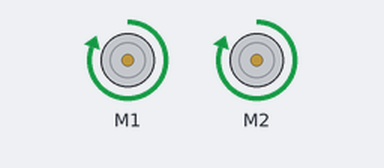
This program was run on a simulated Arduino Mega 2560, built with avr-gcc and run on an emulated ATmega2560. On the bench: 2 × DC motor (green arrow = forward, orange = backward, longer = faster).

Above: at 0.2 s.
Timing chart, 0 to 1.7 s (numbered marks = the images above):
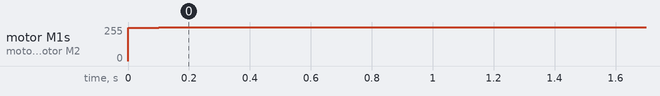

Measured:
- by itself, motor M1, motor M2: stopped → forward 250/255 at 0.00 s, → forward 255/255 0.10 s later

The program:

main.cpp
```cpp
#include <Arduino.h>
#include <PID_v1.h>
#include <AFMotor.h>

// Motor shield setup
AF_DCMotor motor1(1); // Motor 1 connected to M1
AF_DCMotor motor2(2); // Motor 2 connected to M2

// Encoder pins
const int encoder1PinA = A8;
const int encoder1PinB = A9;
const int encoder2PinA = A10;
const int encoder2PinB = A11;

// PID parameters
double kp = 2.0, ki = 5.0, kd = 1.0;
double setpoint = 100.0; // Desired velocity

// Encoder counts
volatile long encoder1Count = 0;
volatile long encoder2Count = 0;

// PID variables
double input1, output1, input2, output2;

// PID controllers
PID motor1PID(&input1, &output1, &setpoint, kp, ki, kd, DIRECT);
PID motor2PID(&input2, &output2, &setpoint, kp, ki, kd, DIRECT);

// Function declarations
void encoder1ISR();
void encoder2ISR();
double calculateVelocity(long encoderCount);
void setMotorSpeed(AF_DCMotor &motor, double speed);

void encoder1ISR() {
  if (digitalRead(encoder1PinA) == digitalRead(encoder1PinB)) {
    encoder1Count++;
  } else {
    encoder1Count--;
  }
}

void encoder2ISR() {
  if (digitalRead(encoder2PinA) == digitalRead(encoder2PinB)) {
    encoder2Count++;
  } else {
    encoder2Count--;
  }
}

double calculateVelocity(long encoderCount) {
  // Simple velocity calculation (pulses per time unit)
  return encoderCount;
}

void setMotorSpeed(AF_DCMotor &motor, double speed) {
  int pwm = constrain(abs(speed), 0, 255);
  motor.setSpeed(pwm);
  if (speed > 0) {
    motor.run(FORWARD);
  } else {
    motor.run(BACKWARD);
  }
}

void setup() {
  Serial.begin(9600);

  // Encoder pins setup
  pinMode(encoder1PinA, INPUT);
  pinMode(encoder1PinB, INPUT);
  pinMode(encoder2PinA, INPUT);
  pinMode(encoder2PinB, INPUT);

  // Attach interrupts for encoders
  attachInterrupt(digitalPinToInterrupt(encoder1PinA), encoder1ISR, CHANGE);
  attachInterrupt(digitalPinToInterrupt(encoder2PinA), encoder2ISR, CHANGE);

  // Initialize PID controllers
  motor1PID.SetMode(AUTOMATIC);
  motor2PID.SetMode(AUTOMATIC);

  // Turn motors on
  motor1.run(FORWARD);
  motor2.run(FORWARD);
}

void loop() {
  // Calculate velocities
  input1 = calculateVelocity(encoder1Count);
  input2 = calculateVelocity(encoder2Count);

  // Compute PID outputs
  motor1PID.Compute();
  motor2PID.Compute();

  // Set motor speeds
  setMotorSpeed(motor1, output1);
  setMotorSpeed(motor2, output2);

  // Reset encoder counts for next calculation
  encoder1Count = 0;
  encoder2Count = 0;

  // Small delay to simulate background task
  delay(100);
}
```
